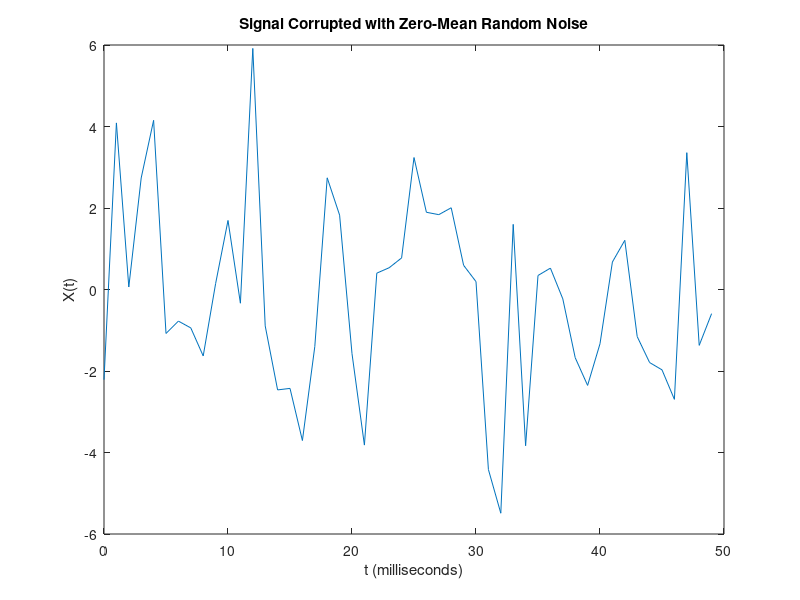
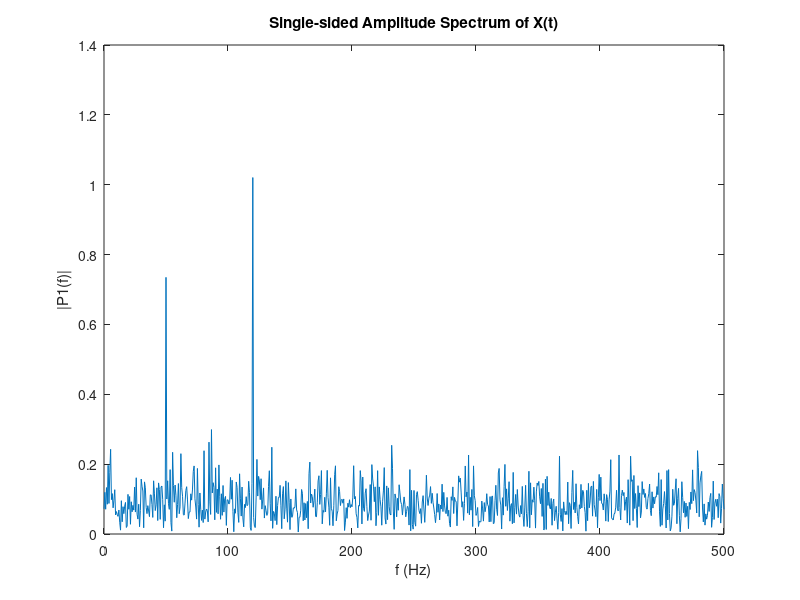
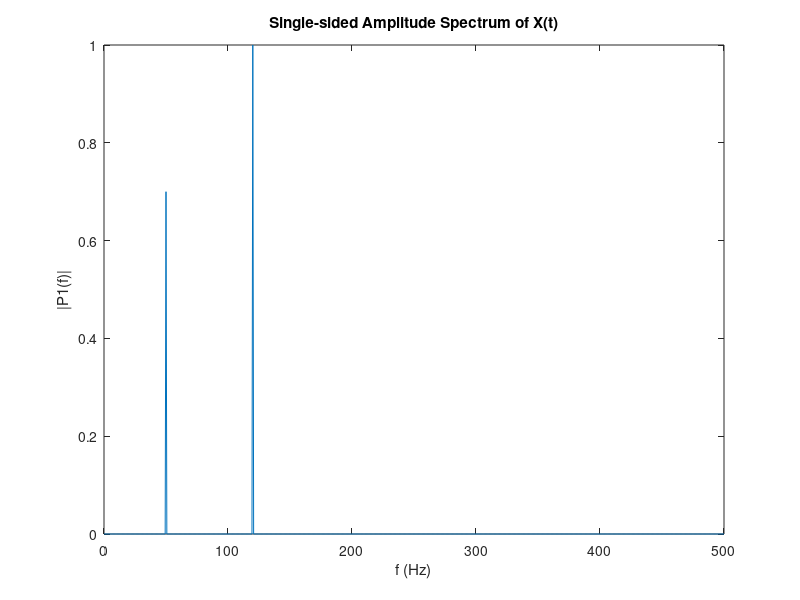

Reproduce these figures in MATLAB, in order.
%% FFTsandbox.m
% From MathWorks help on FFT
% Generates a sine wave of known amplitude and phase, then takes FFT

%% Generate sine wave of known freq/mag/phase

%Specify the parameters of a signal with a sampling frequency of 1 kHz and a signal duration of 1.5 seconds.

Fs = 1000;            % Sampling frequency                    
T = 1/Fs;             % Sampling period       
L = 1500;             % Length of signal
t = (0:L-1)*T;        % Time vector

% Form a signal containing a 50 Hz sinusoid of amplitude 0.7 and a 120 Hz
% sinusoid of amplitude 1. 

S = 0.7*sin(2*pi*50*t) + sin(2*pi*120*t);

% Corrupt the signal with zero-mean white noise with a variance of 4.

X = S+2*randn(size(t));

% Plot t he noisy signal in the time domain. It is difficult to identify
% the frequency components by looking at the signal X(t).

figure(1)
plot(1000*t(1:50),X(1:50));
title('Signal Corrupted with Zero-Mean Random Noise');
xlabel('t (milliseconds)');
ylabel('X(t)');

%% Compute the Fourier transform of the signal

Y = fft(X);

% Compute the two-sided spectrum P2. Then compute the single-sided spectrum
% P1 based on P2 and the even-valued signal length L.

P2 = abs(Y/L);
P1 = P2(1:L/2+1);
P1(2:end-1) = 2*P1(2:end-1);

% Define the frequency domain f and plot the single-sided amplitude
% spectrum P1. The amplitudes are not exactly at 0.7 and 1, as expected,
% because of the added noise. On average, longer signals produce better
% frequency approximations.

f = Fs*(0:(L/2))/L;
figure(2)
plot(f,P1)
title('Single-sided Amplitude Spectrum of X(t)')
xlabel('f (Hz)')
ylabel('|P1(f)|')

%% Fourier transform of original, uncorrupted signal
Y = fft(S);
P2 = abs(Y/L);
P1 = P2(1:L/2+1);
P1(2:end-1) = 2*P1(2:end-1);

figure(3)
plot(f,P1)
title('Single-sided Amplitude Spectrum of X(t)')
xlabel('f (Hz)')
ylabel('|P1(f)|')

%% End